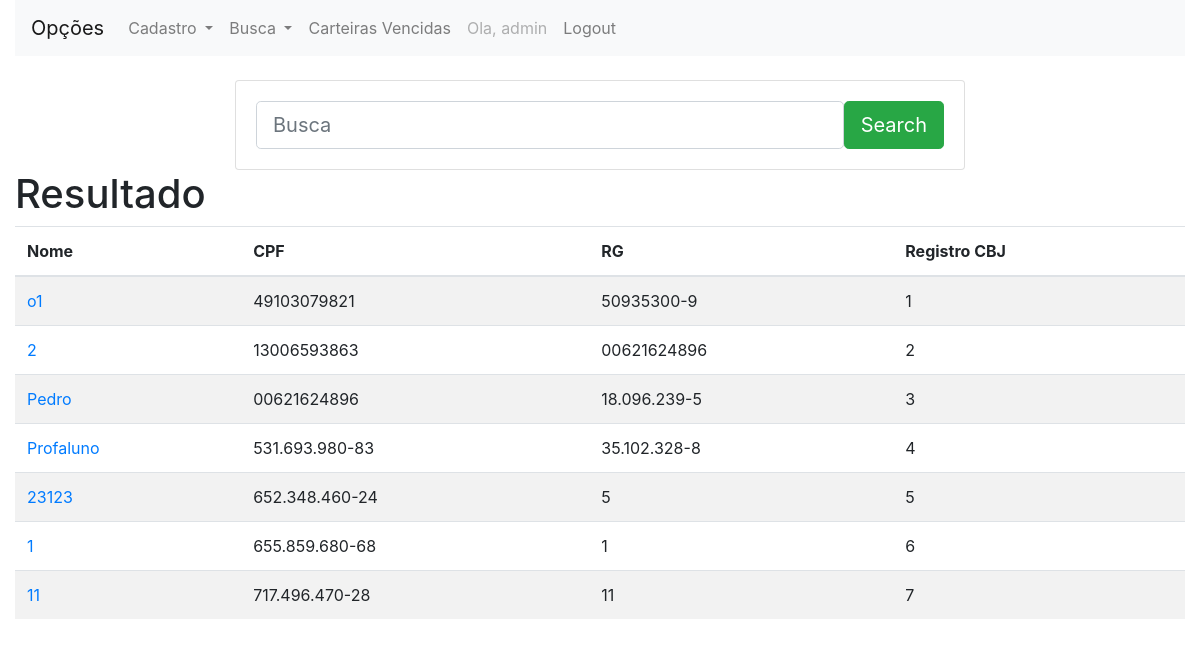
The app's page /core/search_pessoa/ (signed in) with its own data.
### core/models.py (models this page shows)
class Pessoa(models.Model): # Classe Pessoa
    Nome = models.CharField(max_length=45)
    DataNascimento = models.DateField()
    CPF = CPFField('CPF', unique=True)
    RGNumero = models.CharField(max_length=12, unique=True)
    RGOrgao = models.CharField(max_length=20)
    RegistroCBJ = models.AutoField(primary_key=True, unique=True, editable=False)
    Faixa = models.ForeignKey(Faixa, on_delete=models.CASCADE)
    FaixaDataEntrega = models.DateTimeField(auto_now=True)
    CEP = models.CharField(max_length=20)
    Rua = models.CharField(max_length=50)
    Numero = models.SmallIntegerField()
    Complemento = models.CharField(max_length=50, blank=True, null=True)
    Bairro = models.CharField(max_length=50)
    Estado = models.CharField(max_length=50)
    Cidade = models.CharField(max_length=50)
    Telefone1 = models.CharField(max_length=20)
    Telefone2 = models.CharField(max_length=20)
    Observacoes = models.TextField(max_length=50, blank=True, null=True)
    DataCadastro = models.DateField(editable=False, auto_now=True)

### core/views.py (the view)
# urls.py: path('search_pessoa/', search_pessoa.as_view(), name='search_pessoa'), # SEARCH
class search_pessoa(ListView):
    model = Pessoa
    template_name = 'core/search_pessoa.html'
    def get_queryset(self): # funcao para aplicar os filtros de busca
        query = self.request.GET.get('q')
        if not query :
            query = ""
        object_list = Pessoa.objects.filter(
            Q(Nome__icontains=query) | Q(CPF__icontains=query)  | Q(RGNumero__icontains=query)  | Q(RegistroCBJ__icontains=query)
        )
        return object_list

### core/templates/core/search_pessoa.html (shortened to what this page needs)
{% extends 'core/base.html' %}
{% block main %}
{% include 'core/menu.html' %}
<div class="container">
  <br/>
	<div class="row justify-content-center">
    <div class="col-12 col-md-10 col-lg-8">
        <form class="card card-sm" action="{% url 'search_pessoa' %}" method="get">
            <div class="card-body row no-gutters align-items-center">
                <div class="col">
                    <input class="form-control form-control-lg form-control-borderless" type="search" placeholder="Busca" aria-label="Busca" name="q">
                </div>
                <div class="col-auto">
                    <button class="btn btn-lg btn-success" type="submit">Search</button>
                </div>
            </div>
        </form>
    </div>
  </div>
</div>
<h1>Resultado</h1>
<table class="table table-striped">
  <thead>
    <tr>
      <th scope="col">Nome</th>
      <th scope="col">CPF</th>
      <th scope="col">RG</th>
      <th scope="col">Registro CBJ</th>
    </tr>
  </thead>
  <tbody>
    {% for pessoa in object_list %}
        <tr>
            <td><a href="{% url 'core_update_pessoa' pessoa.RegistroCBJ %}">{{ pessoa.Nome }}</a></td>
            <td>{{ pessoa.CPF }}</td>
            <td>{{ pessoa.RGNumero }}</td>
            <td>{{ pessoa.RegistroCBJ }}</td>
        </tr>
    {% endfor %}
  </tbody>
</table>
{% endblock %}

### core/templates/core/menu.html (shortened to what this page needs)
<nav class="navbar navbar-expand-lg navbar-light bg-light">
  <a class="navbar-brand" href="">Opções</a>
  <div class="collapse navbar-collapse" id="navbarNavDropdown">
    <ul class="navbar-nav mr-auto">
      {% if user.is_authenticated %}
      <li class="nav-item dropdown">
        <a class="nav-link dropdown-toggle" href="#" id="navbarDropdownMenuLink" data-toggle="dropdown" aria-haspopup="true" aria-expanded="false">
          Cadastro
        </a>
      </li>
      <li class="nav-item dropdown">
        <a class="nav-link dropdown-toggle" href="#" id="navbarDropdownMenuLink" data-toggle="dropdown" aria-haspopup="true" aria-expanded="false">
          Busca
        </a>
      </li>
        <li class="nav-item">
          <a class="nav-link" href="{% url 'core_list_filiacao' %}">Carteiras Vencidas</a>
        </li>
        <li class="nav-item">
          <a class="nav-link disabled" href="">Ola, {{ user }}</a>
        </li>
        <li class="nav-item">
          <a class="nav-link" href="{% url 'logout' %}">Logout</a>
        </li>
      {% else %}
        <li class="nav-item">
          <a class="nav-link" href="{% url 'login' %}">Login</a>
        </li>
      {% endif %}
    </ul>
  </div>
</nav>

### records on screen
Pessoa: Nome "o1", CPF "49103079821", RGNumero "50935300-9", RegistroCBJ "1"
Pessoa: Nome "2", CPF "13006593863", RGNumero "00621624896", RegistroCBJ "2"
Pessoa: Nome "Pedro", CPF "00621624896", RGNumero "18.096.239-5", RegistroCBJ "3"
Pessoa: Nome "Profaluno", CPF "531.693.980-83", RGNumero "35.102.328-8", RegistroCBJ "4"
Pessoa: Nome "23123", CPF "652.348.460-24", RGNumero "5", RegistroCBJ "5"
Pessoa: Nome "1", CPF "655.859.680-68", RGNumero "1", RegistroCBJ "6"
Pessoa: Nome "11", CPF "717.496.470-28", RGNumero "11", RegistroCBJ "7"

### other values on screen
{{ user }} "admin"
